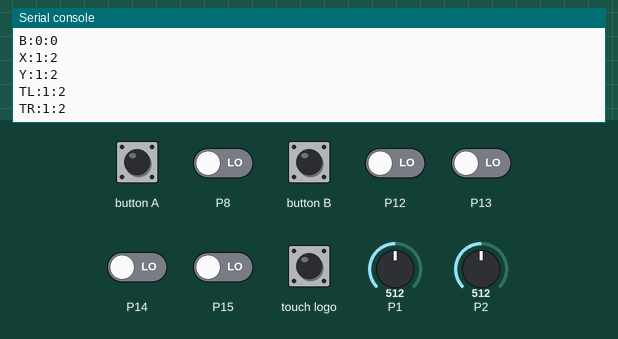
The program below on a simulated BBC micro:bit running MicroPython. Shown: the last lines printed to the serial console. The inputs (shaded band) are chosen by the test bench; at power-on: P8, P12–15 LOW, P1 = 512, P2 = 512 (analog values on the 0–1023 scale).

Above: at 1.2 s.
1.3 s: P1 set to 716
At 1.8 s:
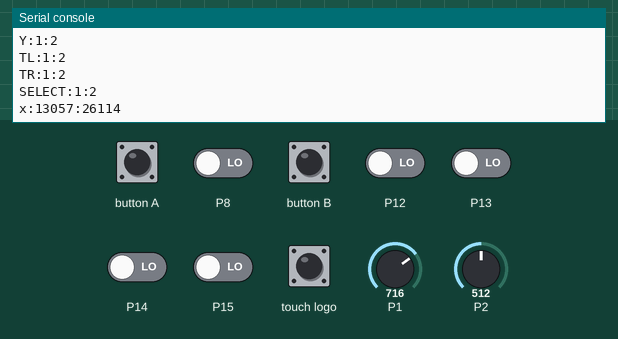
2.8 s: P2 set to 716
At 3.5 s:
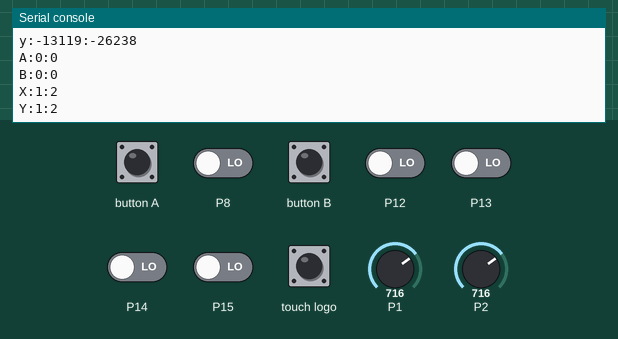

The program:

microbit_safer.py
```python
# (licence header left out)
"""
Simple program to print microbit inputs/sensors to serial console

The output format is $key:$value:2*$value (the second value is used
to detect transmit errors), the axes range is -1024..1023, buttons
values are 0 and non 0.

Comment/uncomment lines to select different sensors, eventually
add/modify the keys to report as different entry.
"""
from microbit import *
import utime

offsetx = 0
offsety = 0
while True:
    # Centering of pin1 and pin2
    #   Comment-out when using v1 sensor (or use different button)
    if pin_logo.is_touched():
        offsetx = 512 - pin1.read_analog()
        offsety = 512 - pin2.read_analog()
    # Send values of all enabled sensors
    #   Comment/uncomment/modify to submit different values/sensors
    for key, value in (
            ("A", 1 if button_a.is_pressed() else 0),
            ("B", 1 if button_b.is_pressed() else 0),
            ("X", 0 if pin15.read_digital() else 1),
            ("Y", 0 if pin14.read_digital() else 1),
            ("TL", 0 if pin13.read_digital() else 1),
            ("TR", 0 if pin12.read_digital() else 1),
            ("SELECT", 0 if pin8.read_digital() else 1),
            #("START", 1 if pin12.read_digital() else 0),
            #("x", min(32767, max(-32767, 50 * accelerometer.get_x()))),
            #("y", min(32767, max(-32767, 50 * accelerometer.get_y()))),
            ("x", min(32767, max(-32767, 64 * (pin1.read_analog() + offsetx) - 32767))),
            ("y", min(32767, max(-32767, 64 * (1023 - pin2.read_analog() - offsety) - 32767))),
            #("rx", min(32767, max(-32767, 1 * compass.get_x() - 0))),
            #("ry", min(32767, max(-32767, 1 * compass.get_y() - 0))),
            #("z", min(32767, max(-32767, 257 * microphone.sound_level() - 32767)))
    ):
        print('%s:%s:%s' % (key, value, value * 2))
        # Rest a bit after each send
        utime.sleep_ms(2)
```

Measured:
- after the input at 1.3 s, the serial console: prints a new line at once (image 1)
- after the input at 2.8 s, the serial console: prints a new line at once (image 2)
